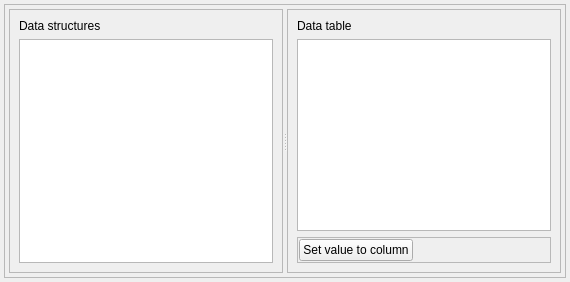
          <widget class="QWidget" name="DataTab">
           <attribute name="icon">
            <iconset resource="icons.qrc">
             <normaloff>:/Icons/white_icons/squares.svg</normaloff>:/Icons/white_icons/squares.svg</iconset>
           </attribute>
           <attribute name="title">
            <string>Data</string>
           </attribute>
           <layout class="QVBoxLayout" name="verticalLayout_8">
            <property name="leftMargin">
             <number>4</number>
            </property>
            <property name="topMargin">
             <number>4</number>
            </property>
            <property name="rightMargin">
             <number>4</number>
            </property>
            <property name="bottomMargin">
             <number>4</number>
            </property>
            <item>
             <widget class="QFrame" name="frame_2">
              <property name="frameShape">
               <enum>QFrame::StyledPanel</enum>
              </property>
              <property name="frameShadow">
               <enum>QFrame::Raised</enum>
              </property>
              <layout class="QVBoxLayout" name="verticalLayout_25">
               <property name="leftMargin">
                <number>4</number>
               </property>
               <property name="topMargin">
                <number>4</number>
               </property>
               <property name="rightMargin">
                <number>4</number>
               </property>
               <property name="bottomMargin">
                <number>4</number>
               </property>
               <item>
                <widget class="QSplitter" name="splitter_8">
                 <property name="orientation">
                  <enum>Qt::Horizontal</enum>
                 </property>
                 <widget class="QFrame" name="frame_26">
                  <property name="frameShape">
                   <enum>QFrame::StyledPanel</enum>
                  </property>
                  <property name="frameShadow">
                   <enum>QFrame::Raised</enum>
                  </property>
                  <layout class="QVBoxLayout" name="verticalLayout_24">
                   <item>
                    <widget class="QLabel" name="label_3">
                     <property name="text">
                      <string>Data structures</string>
                     </property>
                    </widget>
                   </item>
                   <item>
                    <widget class="QListView" name="dataStructuresListView"/>
                   </item>
                  </layout>
                 </widget>
                 <widget class="QFrame" name="frame_27">
                  <property name="frameShape">
                   <enum>QFrame::StyledPanel</enum>
                  </property>
                  <property name="frameShadow">
                   <enum>QFrame::Raised</enum>
                  </property>
                  <layout class="QVBoxLayout" name="verticalLayout_23">
                   <item>
                    <widget class="QLabel" name="label_4">
                     <property name="text">
                      <string>Data table</string>
                     </property>
                    </widget>
                   </item>
                   <item>
                    <widget class="QTableView" name="dataStructureTableView"/>
                   </item>
                   <item>
                    <widget class="QFrame" name="frame_12">
                     <property name="frameShape">
                      <enum>QFrame::StyledPanel</enum>
                     </property>
                     <property name="frameShadow">
                      <enum>QFrame::Raised</enum>
                     </property>
                     <layout class="QHBoxLayout" name="horizontalLayout_11">
                      <property name="spacing">
                       <number>1</number>
                      </property>
                      <property name="leftMargin">
                       <number>1</number>
                      </property>
                      <property name="topMargin">
                       <number>1</number>
                      </property>
                      <property name="rightMargin">
                       <number>1</number>
                      </property>
                      <property name="bottomMargin">
                       <number>1</number>
                      </property>
                      <item>
                       <widget class="QPushButton" name="setValueToColumnButton">
                        <property name="text">
                         <string>Set value to column</string>
                        </property>
                        <property name="icon">
                         <iconset resource="icons.qrc">
                          <normaloff>:/Icons/white_icons/copy.svg</normaloff>:/Icons/white_icons/copy.svg</iconset>
                        </property>
                       </widget>
                      </item>
                      <item>
                       <spacer name="horizontalSpacer_3">
                        <property name="orientation">
                         <enum>Qt::Horizontal</enum>
                        </property>
                        <property name="sizeHint" stdset="0">
                         <size>
                          <width>40</width>
                          <height>20</height>
                         </size>
                        </property>
                       </spacer>
                      </item>
                     </layout>
                    </widget>
                   </item>
                  </layout>
                 </widget>
                </widget>
               </item>
              </layout>
             </widget>
            </item>
           </layout>
          </widget>
